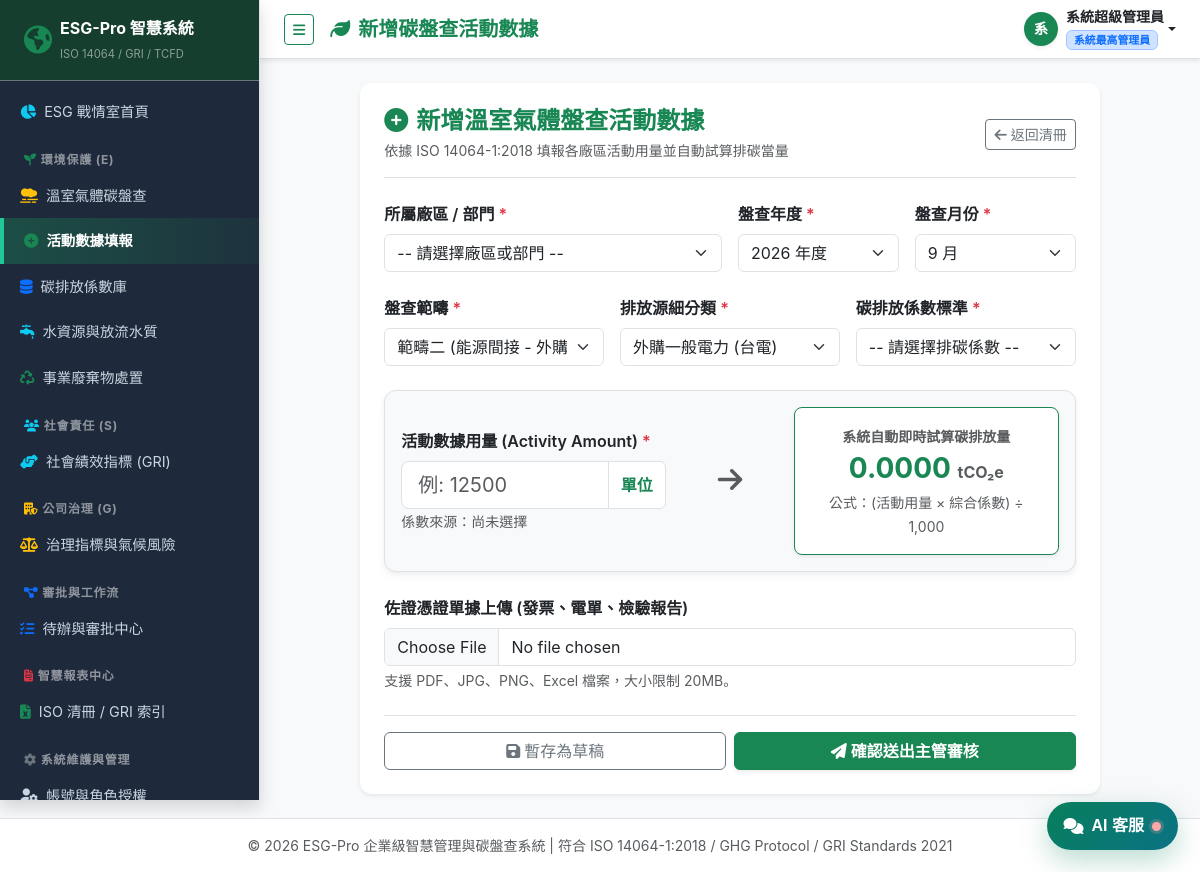
Page /ghg/create (signed in) on the committed database.
### tables this page shows
CREATE TABLE IF NOT EXISTS `sys_users` (
    `id` INT UNSIGNED AUTO_INCREMENT PRIMARY KEY,
    `username` VARCHAR(50) NOT NULL UNIQUE COMMENT '登入帳號',
    `password_hash` VARCHAR(255) NOT NULL COMMENT 'Bcrypt加密雜湊密碼',
    `real_name` VARCHAR(50) NOT NULL COMMENT '真實中文姓名',
    `email` VARCHAR(100) NOT NULL COMMENT '電子信箱',
    `phone` VARCHAR(30) NULL COMMENT '分機或手機',
    `org_id` INT UNSIGNED NOT NULL COMMENT '所屬組織/部門',
    `role_id` INT UNSIGNED NOT NULL COMMENT '指派角色',
    `status` TINYINT(1) NOT NULL DEFAULT 1 COMMENT '帳號狀態 (1:啟用, 0:停用)',
    `failed_attempts` INT NOT NULL DEFAULT 0 COMMENT '連續密碼錯誤次數',
    `locked_until` DATETIME NULL DEFAULT NULL COMMENT '帳號鎖定截止時間',
    `last_login_at` DATETIME NULL COMMENT '最後登入時間',
    `last_login_ip` VARCHAR(45) NULL COMMENT '最後登入IP',
    `created_at` DATETIME NOT NULL DEFAULT CURRENT_TIMESTAMP,
    `updated_at` DATETIME NULL ON UPDATE CURRENT_TIMESTAMP,
    INDEX `idx_org` (`org_id`),
    INDEX `idx_role` (`role_id`),
    CONSTRAINT `fk_user_org` FOREIGN KEY (`org_id`) REFERENCES `sys_organizations` (`id`) ON DELETE RESTRICT,
    CONSTRAINT `fk_user_role` FOREIGN KEY (`role_id`) REFERENCES `sys_roles` (`id`) ON DELETE RESTRICT
);

CREATE TABLE IF NOT EXISTS `sys_roles` (
    `id` INT UNSIGNED AUTO_INCREMENT PRIMARY KEY,
    `role_key` VARCHAR(50) NOT NULL UNIQUE COMMENT '角色識別代碼',
    `role_name` VARCHAR(50) NOT NULL COMMENT '角色中文名稱',
    `description` VARCHAR(255) NULL COMMENT '角色權責說明',
    `permissions` TEXT NULL COMMENT '功能權限集合(JSON格式)',
    `created_at` DATETIME NOT NULL DEFAULT CURRENT_TIMESTAMP
);

### views/ghg/create.php (the view, shortened to what the rows shown need)
<div class="row justify-content-center">
    <div class="col-lg-10">
        <div class="card p-4 shadow-sm">
            <div class="d-flex justify-content-between align-items-center border-bottom pb-3 mb-4">
                <div>
                    <h4 class="fw-bold mb-1 text-success"><i class="fa-solid fa-plus-circle me-2"></i>新增溫室氣體盤查活動數據</h4>
                    <p class="text-muted small mb-0">依據 ISO 14064-1:2018 填報各廠區活動用量並自動試算排碳當量</p>
                </div>
                <a href="/esg/ghg" class="btn btn-outline-secondary btn-sm">
                    <i class="fa-solid fa-arrow-left me-1"></i>返回清冊
                </a>
            </div>
            <form action="/esg/ghg/create" method="POST" enctype="multipart/form-data" id="ghgForm">
                <div class="row g-3 mb-4">
                    <div class="col-md-6">
                        <label class="form-label fw-semibold">所屬廠區 / 部門 <span class="text-danger">*</span></label>
                        <select name="org_id" class="form-select" required>
                            <option value="">-- 請選擇廠區或部門 --</option>
                        </select>
                    </div>
                    <div class="col-md-3">
                        <label class="form-label fw-semibold">盤查年度 <span class="text-danger">*</span></label>
                        <select name="record_year" class="form-select" required>
                            <?php for ($y = date('Y') + 1; $y >= 2022; $y--): ?>
                                <option value="<?= $y ?>" <?= $y == date('Y') ? 'selected' : '' ?>><?= $y ?> 年度</option>
                            <?php endfor; ?>
                        </select>
                    </div>
                    <div class="col-md-3">
                        <label class="form-label fw-semibold">盤查月份 <span class="text-danger">*</span></label>
                        <select name="record_month" class="form-select" required>
                            <?php for ($m = 1; $m <= 12; $m++): ?>
                                <option value="<?= $m ?>" <?= $m == (int)date('m') ? 'selected' : '' ?>><?= $m ?> 月</option>
                            <?php endfor; ?>
                        </select>
                    </div>
                </div>
                <div class="row g-3 mb-4">
                    <div class="col-md-4">
                        <label class="form-label fw-semibold">盤查範疇 <span class="text-danger">*</span></label>
                        <select name="scope" id="scopeSelect" class="form-select" required>
                            <option value="2" selected>範疇二 (能源間接 - 外購電力/蒸氣)</option>
                        </select>
                    </div>
                    <div class="col-md-4">
                        <label class="form-label fw-semibold">排放源細分類 <span class="text-danger">*</span></label>
                        <select name="source_type" id="sourceTypeSelect" class="form-select" required>
                            <option value="Electric">外購一般電力 (台電)</option>
                        </select>
                    </div>
                    <div class="col-md-4">
                        <label class="form-label fw-semibold">碳排放係數標準 <span class="text-danger">*</span></label>
                        <select name="factor_id" id="factorSelect" class="form-select" required>
                            <option value="">-- 請選擇排碳係數 --</option>
                        </select>
                    </div>
                </div>
                <div class="card p-3 bg-light border mb-4">
                    <div class="row g-3 align-items-center">
                        <div class="col-md-5">
                            <label class="form-label fw-semibold text-dark">活動數據用量 (Activity Amount) <span class="text-danger">*</span></label>
                            <div class="input-group">
                                <input type="number" step="0.0001" min="0.0001" name="activity_amount" id="activityAmount" class="form-control form-control-lg" placeholder="例: 12500" required>
                                <span class="input-group-text fw-bold text-success bg-white" id="unitDisplay">單位</span>
                            </div>
                            <small class="text-muted" id="factorSourceDisplay">係數來源：尚未選擇</small>
                        </div>
                        <div class="col-md-2 text-center d-none d-md-block">
                            <i class="fa-solid fa-arrow-right fs-3 text-muted"></i>
                        </div>
                        <div class="col-md-5">
                            <div class="p-3 bg-white border border-success rounded-3 text-center shadow-sm">
                                <span class="text-muted small fw-semibold">系統自動即時試算碳排放量</span>
                                <h3 class="fw-bold text-success my-1">
                                    <span id="calculatedCo2eDisplay">0.0000</span> <small class="fs-6 text-muted">tCO₂e</small>
                                </h3>
                                <small class="text-muted">公式：(活動用量 × 綜合係數) ÷ 1,000</small>
                            </div>
                        </div>
                    </div>
                </div>
                <div class="mb-4">
                    <label class="form-label fw-semibold">佐證憑證單據上傳 (發票、電單、檢驗報告)</label>
                    <input type="file" name="attachment" class="form-control" accept=".pdf,.jpg,.jpeg,.png,.xlsx,.docx">
                    <div class="form-text text-muted">支援 PDF、JPG、PNG、Excel 檔案，大小限制 20MB。</div>
                </div>
                <div class="d-flex flex-column flex-sm-row justify-content-sm-end gap-2 border-top pt-3">
                    <button type="submit" name="action_type" value="draft" class="btn btn-outline-secondary px-4 w-100 w-sm-auto">
                        <i class="fa-solid fa-floppy-disk me-1"></i>暫存為草稿
                    </button>
                    <button type="submit" name="action_type" value="submit" class="btn btn-success px-4 fw-semibold shadow-sm w-100 w-sm-auto">
                        <i class="fa-solid fa-paper-plane me-1"></i>確認送出主管審核
                    </button>
                </div>
            </form>
        </div>
    </div>
</div>

### core/Router.php (shortened to what the rows shown need)
<?php
class Router {
    private array $routes = [];
    private function addRoute(string $method, string $path, array $handler): void {
        $pattern = preg_replace('/\{([a-zA-Z0-9_]+)\}/', '(?P<$1>[^/]+)', $path);
        $pattern = '#^' . $pattern . '$#';
        $this->routes[] = [
            'method'  => $method,
            'pattern' => $pattern,
            'handler' => $handler
        ];
    }
    public function dispatch(): void {
        $method = $_SERVER['REQUEST_METHOD'];
        $uri = parse_url($_SERVER['REQUEST_URI'], PHP_URL_PATH);
        $base = '/esg';
        if (str_starts_with($uri, $base)) {
            $uri = substr($uri, strlen($base));
        }
        $uri = '/' . ltrim($uri, '/');
        foreach ($this->routes as $route) {
            if ($route['method'] === $method && preg_match($route['pattern'], $uri, $matches)) {
                [$controllerClass, $action] = $route['handler'];
                $params = array_filter($matches, 'is_string', ARRAY_FILTER_USE_KEY);
                $controller = new $controllerClass();
                call_user_func_array([$controller, $action], $params);
                return;
            }
        }
    }
}

### views/layouts/header.php (shortened to what the rows shown need)
<?php
$currentUser = Auth::user();
?>
<!DOCTYPE html>
<html lang="zh-Hant-TW">
<head>
    <link href="https://cdn.jsdelivr.net/npm/bootstrap@5.3.2/dist/css/bootstrap.min.css" rel="stylesheet">
    <link href="https://cdnjs.cloudflare.com/ajax/libs/font-awesome/6.4.2/css/all.min.css" rel="stylesheet">
    <link href="https://cdn.datatables.net/1.13.7/css/dataTables.bootstrap5.min.css" rel="stylesheet">
    <link href="/esg/assets/css/custom.css" rel="stylesheet">
    <link href="/esg/assets/css/ai-assistant.css" rel="stylesheet">
</head>
<body class="bg-light">
<div class="d-flex" id="wrapper">
    <?php require __DIR__ . '/sidebar.php'; ?>
    <div id="page-content-wrapper">
        <nav class="navbar navbar-expand-lg navbar-white bg-white border-bottom shadow-sm px-3 px-md-4 py-2">
            <div class="container-fluid p-0">
                <button class="btn btn-outline-success btn-sm me-2 me-md-3" id="sidebarToggle" aria-label="切換選單">
                    <i class="fa-solid fa-bars"></i>
                </button>
                <h5 class="m-0 text-success fw-bold d-none d-md-block">
                    <i class="fa-solid fa-leaf text-success me-2"></i><?= Security::e($pageTitle ?? 'ESG 永續戰情室') ?>
                </h5>
                <div class="ms-auto d-flex align-items-center">
                    <div class="dropdown">
                        <a class="nav-link dropdown-toggle d-flex align-items-center text-dark p-0" href="#" role="button" data-bs-toggle="dropdown" aria-expanded="false">
                            <div class="avatar bg-success text-white rounded-circle d-flex align-items-center justify-content-center me-1 me-sm-2 shadow-sm" style="width: 34px; height: 34px; font-weight: 600; font-size: 0.9rem;">
                                <?= mb_substr($currentUser['real_name'] ?? 'U', 0, 1) ?>
                            </div>
                            <div class="d-none d-sm-block text-start">
                                <div class="fw-bold small lh-sm"><?= Security::e($currentUser['real_name'] ?? '') ?></div>
                                <span class="badge bg-primary-subtle text-primary border border-primary-subtle" style="font-size: 0.68rem;">
                                    <?= Security::e($currentUser['role_name'] ?? '') ?>
                                </span>
                            </div>
                        </a>
                    </div>
                </div>
            </div>
        </nav>
        <div class="container-fluid px-2 px-sm-3 px-md-4 py-3 py-md-4">

### rows in the picture
sys_users: real_name "系", real_name "系統超級管理員", role.role_name "系統最高管理員"

### other values in the picture
form field record_year "2026 年度"
form field record_month "9 月"
